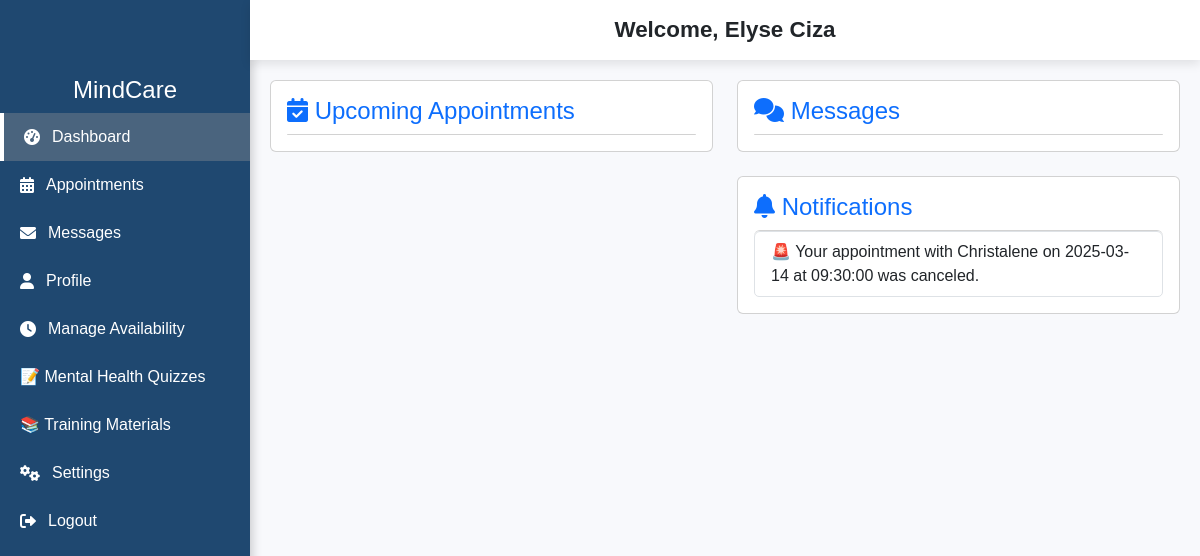
Page /professional_dashboard (signed in) on the earlier database version.
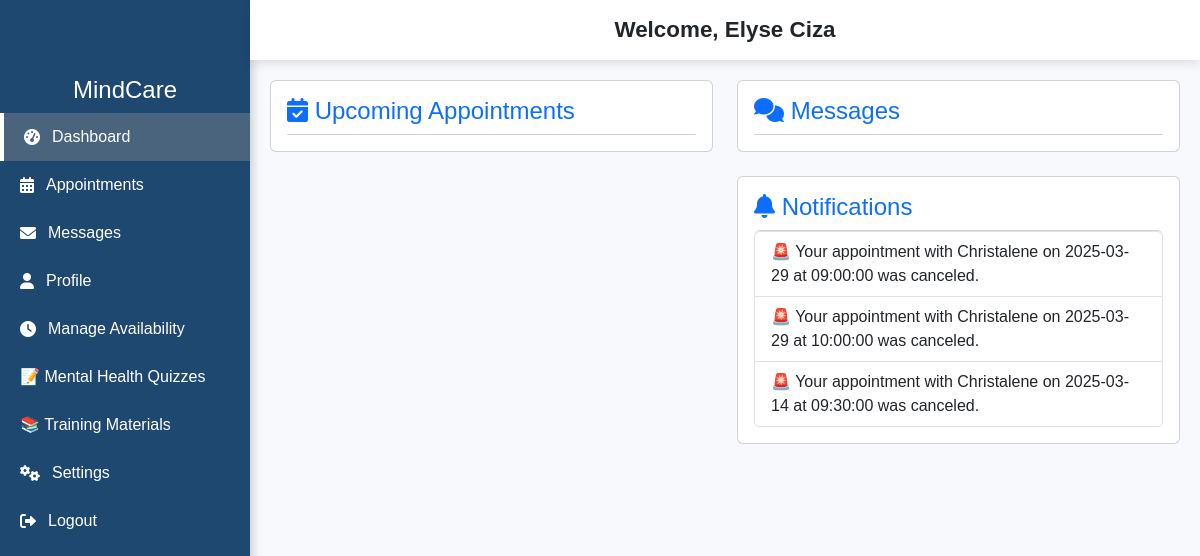
Same page on the later database version.
### myapp/models.py (models this page shows, shortened)
class Notification(models.Model):
    recipient = models.ForeignKey(User, on_delete=models.CASCADE, related_name="notifications")
    message = models.TextField()
    created_at = models.DateTimeField(auto_now_add=True)
    is_read = models.BooleanField(default=False)

### myapp/views.py (the view, shortened to what this page needs)
# urls.py: path("professional_dashboard", views.professional_dashboard, name="professional_dashboard"),
@login_required
def professional_dashboard(request):
    try:
        professional = request.user.professional_profile
        current_datetime = now()  # Get current date and time
        upcoming_appointments = Appointment.objects.filter(
            professional_name=professional.name,
            status='Upcoming'
        ).filter(
            date__gt=current_datetime.date()  # Appointments in future dates
        ).union(
            Appointment.objects.filter(
                professional_name=professional.name,
                status='Upcoming',
                date=current_datetime.date(),  # Include today's appointments
                time__gt=current_datetime.time()  # Only future times
            )
        ).order_by('date', 'time')
        messages = Message.objects.filter(receiver=professional).order_by('-timestamp')
        notifications = Notification.objects.filter(
            recipient=request.user
        ).order_by("-created_at")
        return render(request, 'professional_dashboard.html', {
            'professional': professional,
            'upcoming_appointments': upcoming_appointments,
            'messages': messages,
            'notifications': notifications,
            'current_datetime': current_datetime  # ✅ Pass the current timestamp
        })
    except RelatedObjectDoesNotExist: # type: ignore
        messages.error(request, 'You do not have a professional profile.')
        return redirect('dashboard')

### myapp/templates/professional_dashboard.html (shortened to what this page needs)
{% load static %}
<!DOCTYPE html>
<html lang="en">
<head>
    <link rel="stylesheet" href="https://cdnjs.cloudflare.com/ajax/libs/font-awesome/6.0.0/css/all.min.css">
    <link rel="stylesheet" href="https://cdn.jsdelivr.net/npm/bootstrap@5.3.0/dist/css/bootstrap.min.css">
    <link rel="stylesheet" href="{% static 'assets/css/style.css' %}">
</head>
<body>
<div class="wrapper">
    <div class="sidebar">
        <h4 class="text-center text-white mt-3" id="sidebar-title">MindCare</h4>
        <a href="{% url 'professional_dashboard' %}" class="active" id="dashboard-link"><i class="fas fa-tachometer-alt"></i> Dashboard</a>
        {% if is_admin %}
            <a href="#" id="appointments-link" class="disabled" style="opacity: 0.6;"><i class="fas fa-calendar-alt"></i> Appointments</a>
            <a href="{% url 'anonymous_chat' %}" id="messages-link"><i class="fas fa-envelope"></i> Messages</a>
            <a href="#" id="profile-link" class="disabled" style="opacity: 0.6;"><i class="fas fa-user"></i> Profile</a>
            <a href="#" id="manage-availability-link" class="disabled" style="opacity: 0.6;"><i class="fas fa-clock"></i> Manage Availability</a>
        {% else %}
            <a href="{% url 'appointments' professional.id %}" id="appointments-link"><i class="fas fa-calendar-alt"></i> Appointments</a>
            <a href="{% url 'anonymous_chat' %}" id="messages-link"><i class="fas fa-envelope"></i> Messages</a>
            <a href="{% url 'professional_detail' professional.id %}" id="profile-link"><i class="fas fa-user"></i> Profile</a>
            <a href="{% url 'update_availability' %}" id="manage-availability-link"><i class="fas fa-clock"></i> Manage Availability</a>
        {% endif %}
        <a href="{% url 'quizzes' %}" id="mental-health-quizzes">📝 Mental Health Quizzes</a>
        <a href="{% url 'training_materials' %}" id="training-materials">📚 Training Materials</a>
        <a href="{% url 'settings_professional' %}" id="settings-link"><i class="fas fa-cogs"></i> Settings</a>
        <a href="{% url 'logout' %}" id="logout-link"><i class="fas fa-sign-out-alt"></i> Logout</a>
    </div>
    <header class="header">
        <span id="welcome-message">
            {% if is_admin %}
                Welcome, Administrator
            {% else %}
                Welcome, {{ professional.name }}
            {% endif %}
        </span>
    </header>
    <div class="content">
        <div class="row">
            <div class="col-lg-6">
                <div class="card p-3 mb-4">
                    <h4 class="text-primary"><i class="fas fa-calendar-check"></i> Upcoming Appointments</h4>
                    <ul class="list-group" id="appointment-list">
                    </ul>
                </div>
            </div>
            <div class="col-lg-6">
                <div class="card p-3 mb-4">
                    <h4 class="text-primary"><i class="fas fa-comments"></i> Messages</h4>
                    <ul class="list-group" id="message-list">
                    </ul>
                </div>
                <div class="card p-3 mb-4">
                    <h4 class="text-primary"><i class="fas fa-bell"></i> Notifications</h4>
                    <ul class="list-group" id="notification-list">
                        {% for notification in notifications %}
                            <li class="list-group-item notification-row {% if forloop.counter > 10 %}hidden{% endif %}">
                                {{ notification.message }}
                            </li>
                        {% endfor %}
                    </ul>
                </div>
            </div>
        </div>
    </div>
</div>
</body>
</html>

Differences in the rows shown:
added Notification: message "🚨 Your appointment with Christalene on 2025-03-29 at 09:00:00 was canceled."
added Notification: message "🚨 Your appointment with Christalene on 2025-03-29 at 10:00:00 was canceled."
